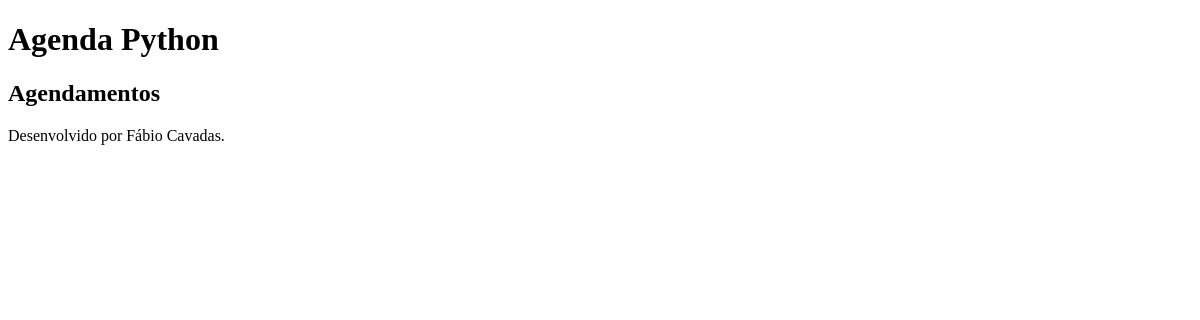
Before: /agenda/ with the older database file.
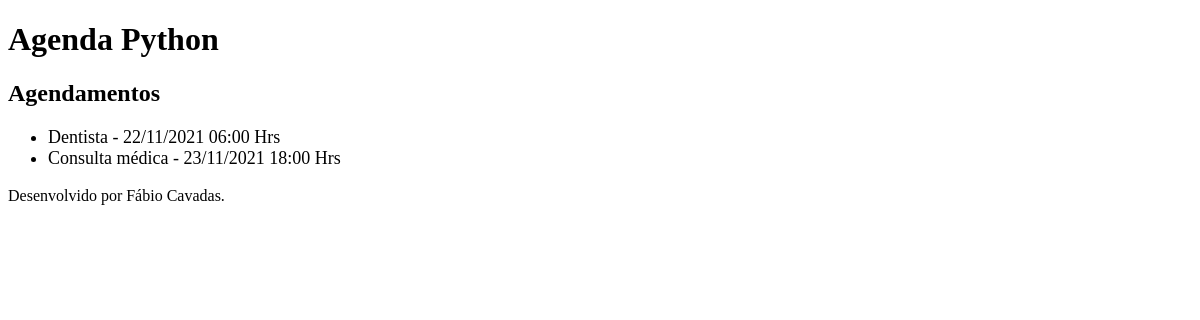
After: the same page with the newer database file.
### core/models.py (models this page shows, shortened)
class Evento(models.Model):
    titulo = models.CharField(max_length=100)
    descricao = models.TextField(blank=True, null=True)
    data_evento = models.DateTimeField(verbose_name='Data do Evento')
    data_criacao = models.DateTimeField(auto_now=True)
    usuario = models.ForeignKey(User, on_delete=models.CASCADE) # utilizando a propria tabela de usuários do django
    class Meta: # Padrão utilizado para forçar a criação da tabela com o nome que vc deseja, evita criar "core_evento"
        db_table = 'evento'
    def get_data_evento(self):
        return self.data_evento.strftime('%d/%m/%Y %H:%M Hrs')

### core/views.py (the view)
# urls.py: path('agenda/', views.lista_eventos),
def lista_eventos(request):
        evento = Evento.objects.all() # Retorna eventos de todos os usuários
        dados = {'eventos':evento}
        return render(request, 'agenda.html', dados)

### templates/agenda.html
{% extends "model-page.html" %}
{% block content %}
    <h2>Agendamentos</h2>
    <ul style="font-size: 18px">
         {% for evento in eventos %}
            <li>{{evento.titulo}} - {{evento.get_data_evento}}</li>
         {% endfor %}
    </ul>
{% endblock %}

### templates/model-page.html
<!DOCTYPE html>
<html lang="en">
<head>
    {% include "model-header.html" %}
</head>
<body>
    {% block content %} {% endblock %}
    {% include "model-footer.html" %}
</body>
</html>

### templates/model-header.html (shortened to what this page needs)
    <h1>Agenda Python</h1>

### templates/model-footer.html
<p>Desenvolvido por Fábio Cavadas.</p>

Changed rows visible on the page:
added Evento: titulo "Dentista", get_data_evento "22/11/2021 06:00 Hrs"
added Evento: titulo "Consulta médica", get_data_evento "23/11/2021 18:00 Hrs"
